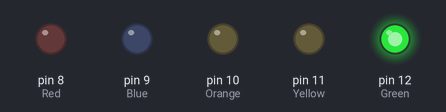
Recording of a sketch running on a simulated Arduino Uno, built with avr-gcc and run on an emulated ATmega328P. On the bench: output pins drawn as LEDs (lit = HIGH).

Above: at 0.5 s.
At 2.5 s:
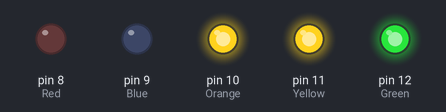
At 3.5 s:
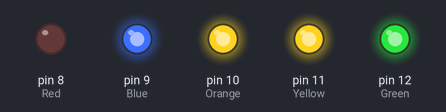
At 5.5 s:
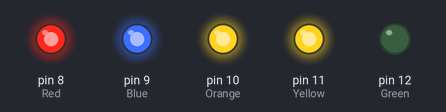
At 8.5 s:
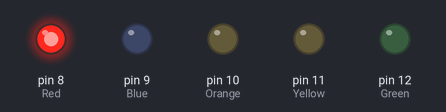
At 11.5 s:
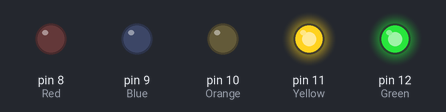
Timing chart, 0 to 13.0 s (numbered marks = the images above):
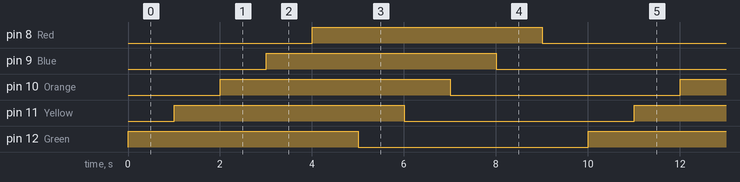

Measured:
- by itself, pin 8 (Red), pin 9 (Blue), pin 10 (Orange), pin 11 (Yellow), pin 12 (Green): alternates HIGH for 5.0 s and LOW for 5.0 s
- by itself, everything shown: repeats every 10.0 s, in 10 steps

The sketch:

Bitanga_Olano_Paciente_LEDSequentialControlProject.ino
```cpp
int Green = 12;
int Yellow = 11;
int Orange = 10;
int Blue = 9;
int Red = 8;

void setup(){
  // The OUTPUT function serves as a voltage signal from the Arduino board to the LED
  pinMode (Green, OUTPUT);
  pinMode (Yellow, OUTPUT);
  pinMode (Orange, OUTPUT);
  pinMode (Blue, OUTPUT);
  pinMode (Red, OUTPUT);
}

void loop(){
  //HIGH means turn on the LED which it produces 5V, and LOW means to turn off the LED which it produces 0V
  digitalWrite(Green, HIGH);
  delay (1000); // 1 second = 1000 milliseconds
  digitalWrite(Yellow, HIGH);
  delay (1000);
  digitalWrite(Orange, HIGH);
  delay (1000);
  digitalWrite(Blue, HIGH);
  delay (1000);
  digitalWrite(Red, HIGH);
  delay (1000);
  digitalWrite(Green, LOW);
  delay (1000);
  digitalWrite(Yellow, LOW);
  delay (1000);
  digitalWrite(Orange, LOW);
  delay (1000);
  digitalWrite(Blue, LOW);
  delay (1000);
  digitalWrite(Red, LOW);
  delay (1000);
}
//Reference:https://www.youtube.com/watch?v=e1FVSpkw6q4
```
